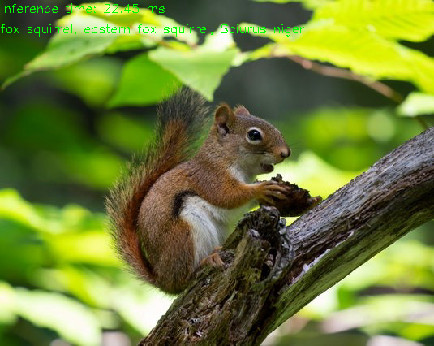
#> input picture test.jpeg, 434 x 346 px
$ python -i panorama.py   (imports and definitions only)
#> lines starting #> are read from the running program, lines starting #| are printed output that depends on the picture
"""
Author: Donsuk Lee (donlee90@stanford.edu)
Modified by: Vivien Nguyen (vivienn@princeton.edu)
Date created: 09/2017
Last modified: 09/02/2021
Python Version: 3.5+
"""

import numpy as np
from skimage import filters
from skimage.feature import corner_peaks
from skimage.util.shape import view_as_blocks
from scipy.spatial.distance import cdist
from scipy.ndimage.filters import convolve

from utils import pad, unpad, get_output_space, warp_image


def harris_corners(img, window_size=3, k=0.04):
    """
    Compute Harris corner response map. Follow the math equation
    R=Det(M)-k(Trace(M)^2).

    Hint:
        You may use the function scipy.ndimage.filters.convolve,
        which is already imported above. If you use convolve(), remember to
        specify zero-padding to match our equations, for example:

            out_image = convolve(in_image, kernel, mode='constant', cval=0)

        You can also use for nested loops compute M and the subsequent Harris
        corner response for each output pixel, intead of using convolve().
        Your implementation of conv_fast or conv_nested in HW1 may be a
        useful reference!

    Args:
        img: Grayscale image of shape (H, W)
        window_size: size of the window function
        k: sensitivity parameter

    Returns:
        response: Harris response image of shape (H, W)
    """

    H, W = img.shape
    window = np.ones((window_size, window_size))

    response = np.zeros((H, W))

    # 1. Compute x and y derivatives (I_x, I_y) of an image
    dx = filters.sobel_v(img)
    dy = filters.sobel_h(img)

    ### YOUR CODE HERE

    windowed_dx2 = convolve(dx * dx, window, mode='constant')
    windowed_dy2 = convolve(dy * dy, window, mode='constant')
    windowed_dxy = convolve(dx * dy, window, mode='constant')

    M = np.zeros((H, W, 2, 2))
    M[:,:,0,0] = windowed_dx2
    M[:,:,0,1] = windowed_dxy
    M[:,:,1,0] = windowed_dxy
    M[:,:,1,1] = windowed_dy2

#     M = convolve(M, window)

    det = np.linalg.det(M)
    trace = np.trace(M,axis1=-2,axis2=-1)

    response = det - k * np.square(trace)

    ### END YOUR CODE

    return response


# [268 lines left out: functions simple_descriptor, describe_keypoints, match_descriptors, fit_affine_matrix, ransac, linear_blend, not called in this run]

>>> import cv2
>>> picture = cv2.imread('test.jpeg', cv2.IMREAD_GRAYSCALE)
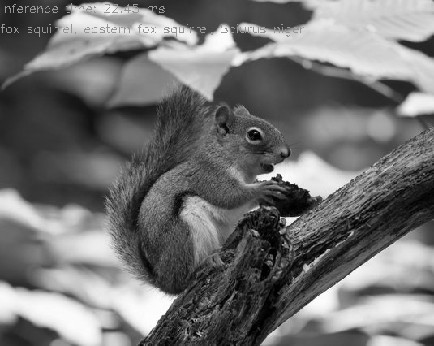
#> picture: shape (346, 434); min 0, max 255, mean 114.8
>>> result = harris_corners(picture)
#> in harris_corners, `dx = filters.sobel_v(img)`:
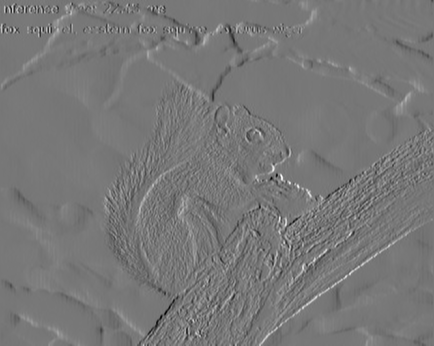
#> dx: shape (346, 434) float64; min -0.708, max 0.797, mean 0.000468; drawn with min black and max white
#> in harris_corners, `dy = filters.sobel_h(img)`:
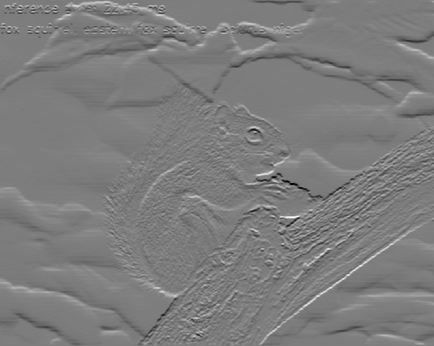
#> dy: shape (346, 434) float64; min -0.836, max 0.866, mean -0.000218; drawn with min black and max white
#> in harris_corners, `windowed_dx2 = convolve(dx * dx, window, mode='constant')`:
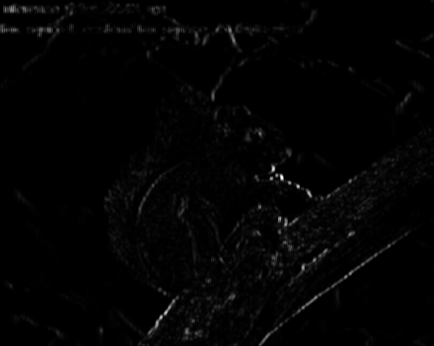
#> windowed_dx2: shape (346, 434) float64; min 0, max 2.72, mean 0.039; drawn with min black and max white
#> in harris_corners, `windowed_dy2 = convolve(dy * dy, window, mode='constant')`:
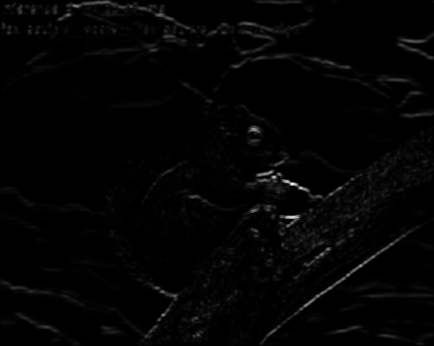
#> windowed_dy2: shape (346, 434) float64; min 0, max 3.97, mean 0.0631; drawn with min black and max white
#> in harris_corners, `windowed_dxy = convolve(dx * dy, window, mode='constant')`:
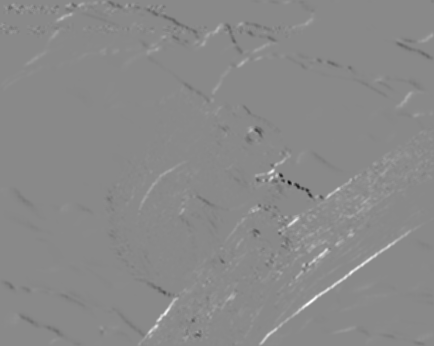
#> windowed_dxy: shape (346, 434) float64; min -1.74, max 1.49, mean 0.00738; drawn with min black and max white
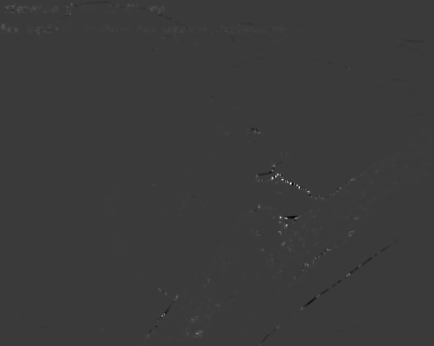
#> result: shape (346, 434) float64; min -0.505, max 1.69, mean 0.0013; drawn with min black and max white
